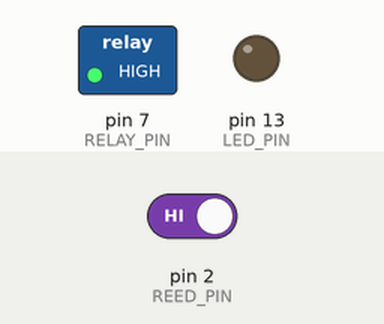
This sketch was run on a simulated Arduino Uno, built with avr-gcc and run on an emulated ATmega328P. Parts: switched loads named in the sketch (green lamp = pin HIGH), output pins drawn as LEDs (lit = HIGH). The inputs (shaded band) are chosen by the test bench; at power-on: pin 2 (REED_PIN) HIGH.

Above: at 1.2 s.
1.3 s: pin 2 (REED_PIN) driven LOW
At 2.1 s:
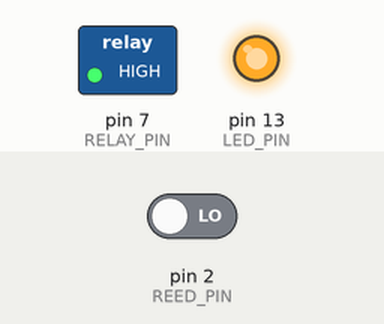
2.8 s: pin 2 (REED_PIN) driven HIGH
At 3.2 s:
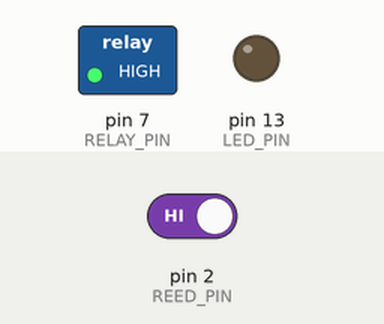
Timing chart, 0 to 5.8 s (numbered marks = the images above; inputs shaded):
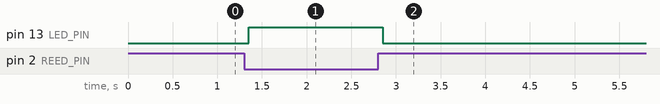

The sketch:

weller-auto-off.ino
```cpp
const byte REED_PIN = 2;
const byte RELAY_PIN = 7;
const byte LED_PIN = 13;

const unsigned long VRIJEME_GASENJA = 600000UL; // 10 minuta
const unsigned long DEBOUNCE_MS = 50UL;

bool stabilnoStanje;
bool zadnjeOcitanje;
unsigned long vrijemePromjeneOcitanja = 0;
unsigned long vrijemeZadnjeAktivnosti = 0;

void setup() {
  pinMode(REED_PIN, INPUT_PULLUP);
  pinMode(LED_PIN, OUTPUT);
  digitalWrite(RELAY_PIN, LOW);
  pinMode(RELAY_PIN, OUTPUT);

  stabilnoStanje = digitalRead(REED_PIN);
  zadnjeOcitanje = stabilnoStanje;
  digitalWrite(LED_PIN, stabilnoStanje == LOW ? HIGH : LOW);
  vrijemeZadnjeAktivnosti = millis();
  digitalWrite(RELAY_PIN, HIGH);
}

void loop() {
  unsigned long sada = millis();
  bool ocitanje = digitalRead(REED_PIN);

  if (ocitanje != zadnjeOcitanje) {
    zadnjeOcitanje = ocitanje;
    vrijemePromjeneOcitanja = sada;
  }

  if (ocitanje != stabilnoStanje &&
      sada - vrijemePromjeneOcitanja >= DEBOUNCE_MS) {
    stabilnoStanje = ocitanje;
    vrijemeZadnjeAktivnosti = sada;
    digitalWrite(RELAY_PIN, HIGH);
    digitalWrite(LED_PIN, stabilnoStanje == LOW ? HIGH : LOW);
  }

  if (sada - vrijemeZadnjeAktivnosti >= VRIJEME_GASENJA) {
    digitalWrite(RELAY_PIN, LOW);
  }
}
```

Measured:
- after the input at 1.3 s, pin 13 (LED_PIN): LOW → HIGH after 0.05 s
- after the input at 2.8 s, pin 13 (LED_PIN): HIGH → LOW after 0.05 s
